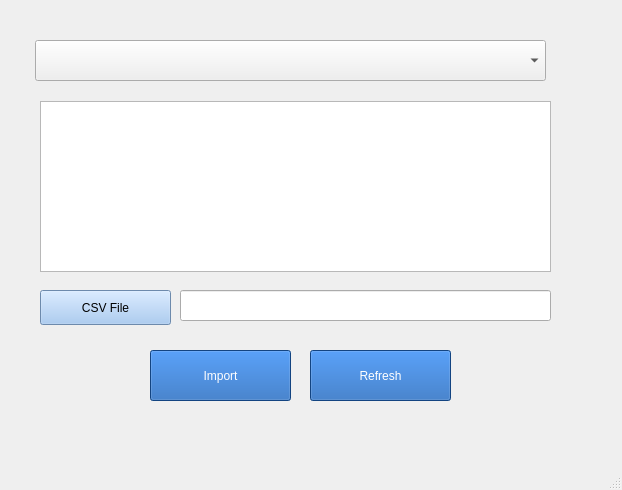
<?xml version="1.0" encoding="UTF-8"?>
<ui version="4.0">
 <class>MainWindow</class>
 <widget class="QMainWindow" name="MainWindow">
  <property name="geometry">
   <rect>
    <x>0</x>
    <y>0</y>
    <width>622</width>
    <height>490</height>
   </rect>
  </property>
  <property name="windowTitle">
   <string>MainWindow</string>
  </property>
  <widget class="QWidget" name="centralwidget">
   <widget class="QPushButton" name="pushButton_import">
    <property name="geometry">
     <rect>
      <x>150</x>
      <y>350</y>
      <width>141</width>
      <height>51</height>
     </rect>
    </property>
    <property name="styleSheet">
     <string notr="true">color: rgb(255, 255, 255);
background-color: rgb(26, 95, 180);</string>
    </property>
    <property name="text">
     <string>Import</string>
    </property>
   </widget>
   <widget class="QPushButton" name="pushButton_plaintextfile">
    <property name="geometry">
     <rect>
      <x>40</x>
      <y>290</y>
      <width>131</width>
      <height>35</height>
     </rect>
    </property>
    <property name="styleSheet">
     <string notr="true">background-color: rgb(153, 193, 241);</string>
    </property>
    <property name="text">
     <string>CSV File</string>
    </property>
   </widget>
   <widget class="QLineEdit" name="lineEdit_plaintextfile">
    <property name="geometry">
     <rect>
      <x>180</x>
      <y>290</y>
      <width>371</width>
      <height>31</height>
     </rect>
    </property>
   </widget>
   <widget class="QComboBox" name="comboBox_table">
    <property name="geometry">
     <rect>
      <x>35</x>
      <y>40</y>
      <width>511</width>
      <height>41</height>
     </rect>
    </property>
   </widget>
   <widget class="QTableWidget" name="tableWidget">
    <property name="geometry">
     <rect>
      <x>40</x>
      <y>101</y>
      <width>511</width>
      <height>171</height>
     </rect>
    </property>
   </widget>
   <widget class="QPushButton" name="pushButton_Refresh">
    <property name="geometry">
     <rect>
      <x>310</x>
      <y>350</y>
      <width>141</width>
      <height>51</height>
     </rect>
    </property>
    <property name="styleSheet">
     <string notr="true">color: rgb(255, 255, 255);
background-color: rgb(26, 95, 180);</string>
    </property>
    <property name="text">
     <string>Refresh</string>
    </property>
   </widget>
  </widget>
  <widget class="QMenuBar" name="menubar">
   <property name="geometry">
    <rect>
     <x>0</x>
     <y>0</y>
     <width>622</width>
     <height>22</height>
    </rect>
   </property>
  </widget>
  <widget class="QStatusBar" name="statusbar"/>
 </widget>
 <resources/>
 <connections/>
</ui>
